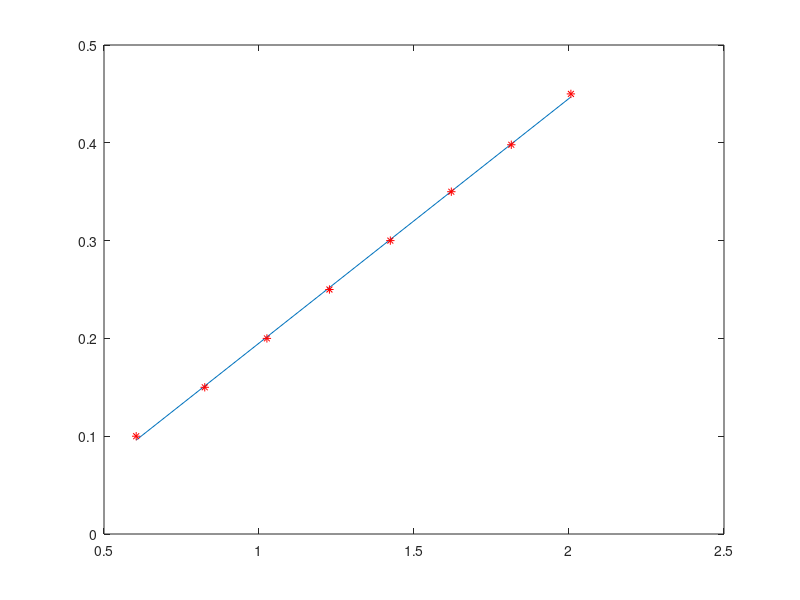

The MATLAB script that drew this image: (Note: this script raises an error after producing the figure.)
%calibration 
% starts at file 33
clear all
close all
h = [45, 39.8, 35, 30, 25, 20, 15, 10]*1e-2;
volt(1) = mean([2.007,2.006,2.011, 2.0025,2.004]);
volt(2) = mean([1.8089, 1.8221, 1.8114, 1.8078, 1.819,1.8175,1.81499,1.809]);
volt(3) = mean([1.612,1.628,1.619,1.618,1.625]);
volt(4) = mean([1.428,1.4337,1.417,1.414,1.4256]);
volt(5) = mean([1.226,1.233,1.227,1.226,1.224]);
volt(6) = mean([1.023,1.019,1.030,1.030,1.026,1.025]);
volt(7) = mean([.816,.826,.833,.824,.824,.827]);
volt(8) = mean([.5958,.6019,.6034,.6095,.6085]);


%%
%convert voltage to height 
P = polyfit(volt,h, 1);
y = polyval(P,volt);
close all
plot(volt,y)
hold on
plot(volt,h,'r*')

%% smallest diameter tube 
% find mu from data
run import_script.m

t = labdata(:,1);
volt = labdata(:,2);
height = P(1)*volt+P(2);
h0 = height(1);
figure
plot(t,log(height/h0))
% h0 = 
rho = 999.75; %kg/m^3 at temp 9.something degrees C
g = 9.82;
l = 28.95e-2; %length of pipe
r = .14e-2/2;
D = 6.4e-2;
A = pi*(D/2)^2 ;
space = [200:1500];
P1 = polyfit(t(space),log(height(space)/h0),1);
k = -P1(1);
mu1 = pi*r^4*rho*g/(8*A*k*l)


figure
plot(t,height)
hold on 
grid on 
h_mean = mean(height(space));
dhdt = (height(space(1)) - height(space(end)))/(t(space(1)) - t(space(end))); %DY/DT
u = -dhdt*A/(pi*r^2);
Re = u*rho*l/mu1
%% second measurement, 
% find mu from data
run import_script2.m

t = labdata2(:,1);
volt = labdata2(:,2);
height = P(1)*volt+P(2);
h0 = P(1)*volt(1)+P(2);
figure
plot(t,log(height/h0))
% h0 = 
r = .5*.28e-2;
l = 32.25e-2;
D = 6.46e-2;
A = pi*(D/2)^2 ;
P2 = polyfit(t,log(height/h0),1);
k = -P2(1);
mu2 = pi*r^4*rho*g/(8*A*k*l)


